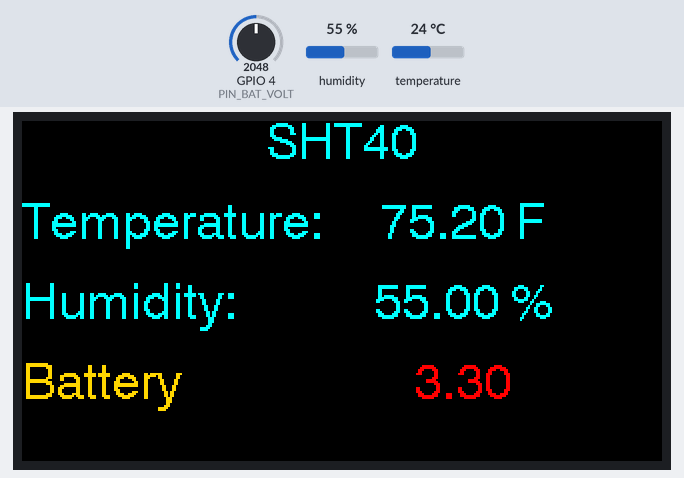
A sketch run on a simulated ESP32-S3. On the bench: 320×170 colour display. The inputs (shaded band) are chosen by the test bench; at power-on: GPIO 4 (PIN_BAT_VOLT) = 2048, humidity 55 %, temperature 24 °C.

Above: at 1.4 s.
1.5 s: GPIO 4 (PIN_BAT_VOLT) set to 2421
At 3.1 s:
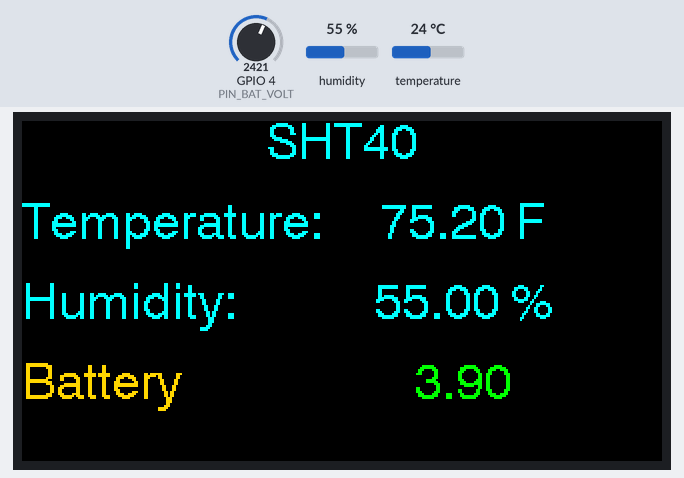
3.4 s: GPIO 4 (PIN_BAT_VOLT) set to 2552
At 4.7 s:
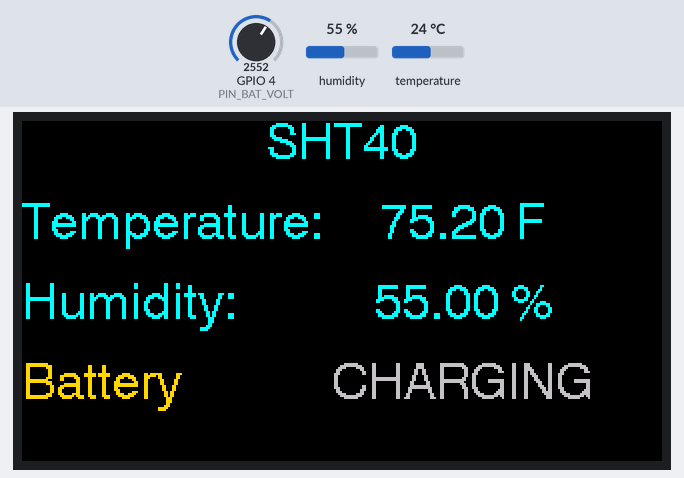
5.6 s: humidity set to 22 %
At 7.4 s:
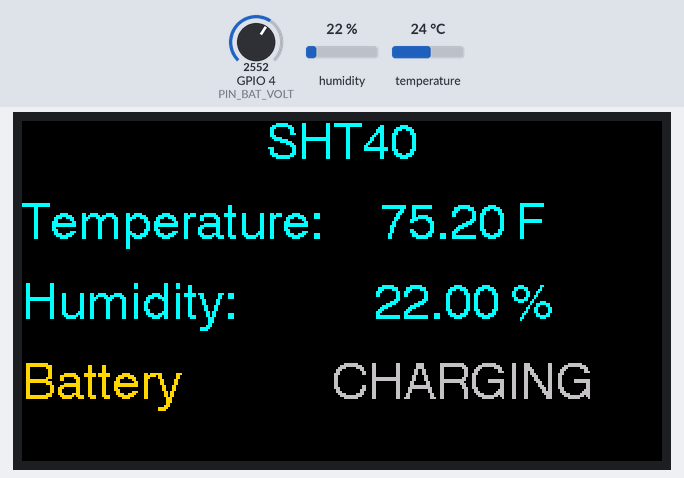
7.8 s: temperature set to 12 °C
At 8.8 s:
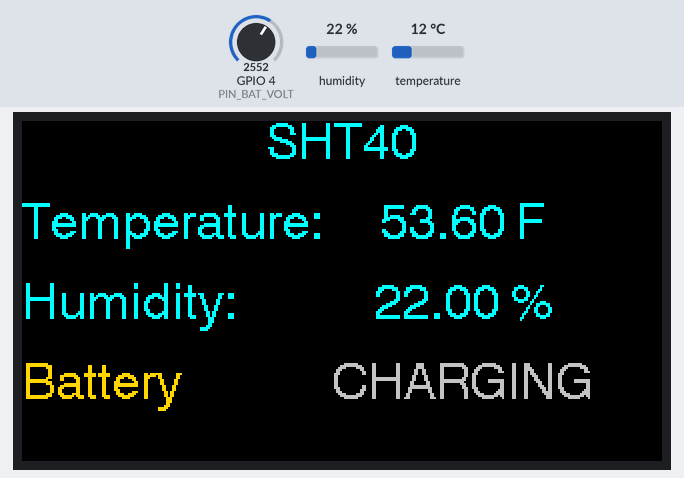
10.0 s: humidity set to 40 %
At 11.8 s:
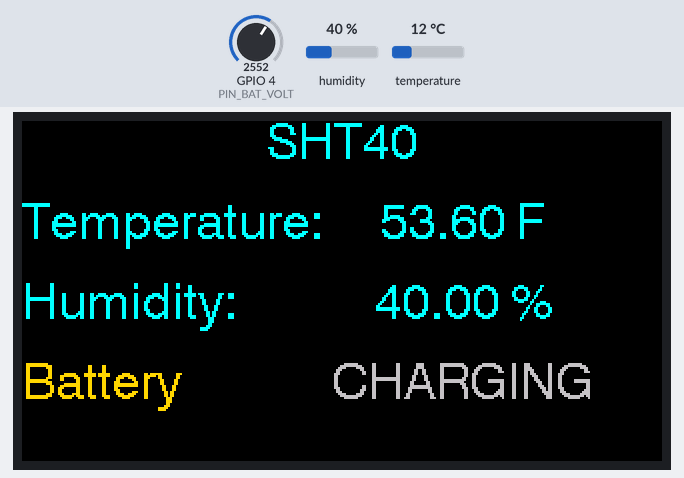
12.2 s: GPIO 4 (PIN_BAT_VOLT) set to 2047
At 13.5 s:
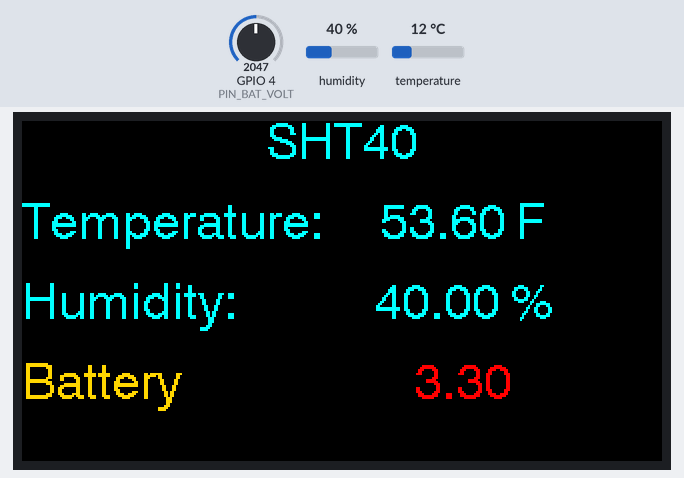
Timing chart, 0 to 15.2 s (numbered marks = the images above; inputs shaded):
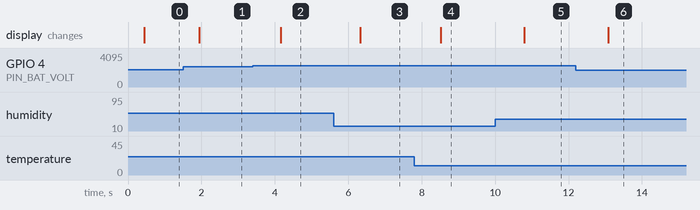

Measured:
- the behaviour switches between 2482 and 2483 on GPIO 4 (PIN_BAT_VOLT) (found by bisection; images 1 and 2)
- after the input at 1.5 s, the display: changes after 0.44 s (image 1)
- after the input at 3.4 s, the display: changes after 0.77 s (image 2)
- after the input at 5.6 s, the display: changes after 0.73 s (image 3)
- after the input at 7.8 s, the display: changes after 0.72 s (image 4)
- after the input at 10.0 s, the display: changes after 0.79 s (image 5)
- after the input at 12.2 s, the display: changes after 0.89 s (image 6)

The sketch:

SHT40_To_TFT_Plus_Battery.ino
```cpp
/***************************************************
  This is an example for the SHT4x Humidity & Temp Sensor
  Using the SHT4x sensor from Adafruit
  ----> https://www.adafruit.com/products/4885
  Connected to a Lilygo T-Display-S3
  What I consider the bare minimum to display readings on the TFT
  including the onboard buttons and powered by a battery
 ****************************************************/
#define PIN_BUTTON_1    0
#define PIN_BUTTON_2    14
#define PIN_BAT_VOLT    4

#define PIN_LCD_BL      38
#define PIN_POWER_ON    15
#define I2C_SDA 43
#define I2C_SCL 44

#include <TFT_eSPI.h> // Graphics and font library for ST7735 driver chip
TFT_eSPI tft = TFT_eSPI();
TFT_eSprite scrn = TFT_eSprite(&tft); //using a sprite to eliminate flicker

#include "Adafruit_SHT4x.h"
Adafruit_SHT4x sht4 = Adafruit_SHT4x();

void setup() {
  //The two buttons on the board
  pinMode(PIN_BUTTON_1, INPUT);
  pinMode(PIN_BUTTON_2, INPUT);

  //Needed to power TFT on battery
  pinMode(PIN_POWER_ON, OUTPUT);
  digitalWrite(PIN_POWER_ON, HIGH);

  //Initialize the screen and sprite
  tft.init();
  tft.setRotation(3);         //USB on left
  tft.fillScreen(TFT_BLACK);
  scrn.createSprite(320, 170);
  scrn.fillSprite(TFT_BLACK);
  scrn.setTextColor(TFT_CYAN, TFT_BLACK);

  //Initialize the I2C sensor
  Wire.begin(I2C_SDA, I2C_SCL);
  if (! sht4.begin()) {
    scrn.setTextColor(TFT_ORANGE, TFT_BLACK);
    scrn.drawCentreString("Couldn't find SHT4x", 160, 50, 4);
    scrn.pushSprite(0, 0);
    while (1) delay(1);
  }
  sht4.setPrecision(SHT4X_HIGH_PRECISION);
  sht4.setHeater(SHT4X_NO_HEATER);
}

void loop() {
  scrn.fillSprite(TFT_BLACK);

  //sht40 sensor
  sensors_event_t humidity, temp;
  sht4.getEvent(&humidity, &temp);// populate temp and humidity objects with fresh data

  scrn.setTextColor(TFT_CYAN);
  scrn.drawCentreString("SHT40", 160, 0, 4);
  scrn.drawString("Temperature:", 0, 40, 4);
  scrn.drawCentreString(String(temp.temperature*9/5+32) + " F", 220, 40, 4);
  scrn.drawString("Humidity:", 0, 80, 4);
  scrn.drawCentreString(String(humidity.relative_humidity) + " %", 220, 80, 4);

  scrn.setTextColor(TFT_GOLD);
  scrn.drawString("Battery", 0, 120, 4);

  float batt = (analogRead(PIN_BAT_VOLT) * 2 * 3.3) / 4096;
  if (batt < 3.4) {
    scrn.setTextColor(TFT_RED);
    scrn.drawCentreString(String(batt), 220, 120, 4);
  } else if (batt < 3.7) {
    scrn.setTextColor(TFT_YELLOW);
    scrn.drawCentreString(String(batt), 220, 120, 4);
  } else if (batt < 4) {
    scrn.setTextColor(TFT_GREEN);
    scrn.drawCentreString(String(batt), 220, 120, 4);
  } else if (batt > 4) {
    scrn.setTextColor(TFT_SILVER);
    scrn.drawCentreString("CHARGING", 220, 120, 4);
  }
  scrn.pushSprite(0, 0);

  delay(500);
}
```
